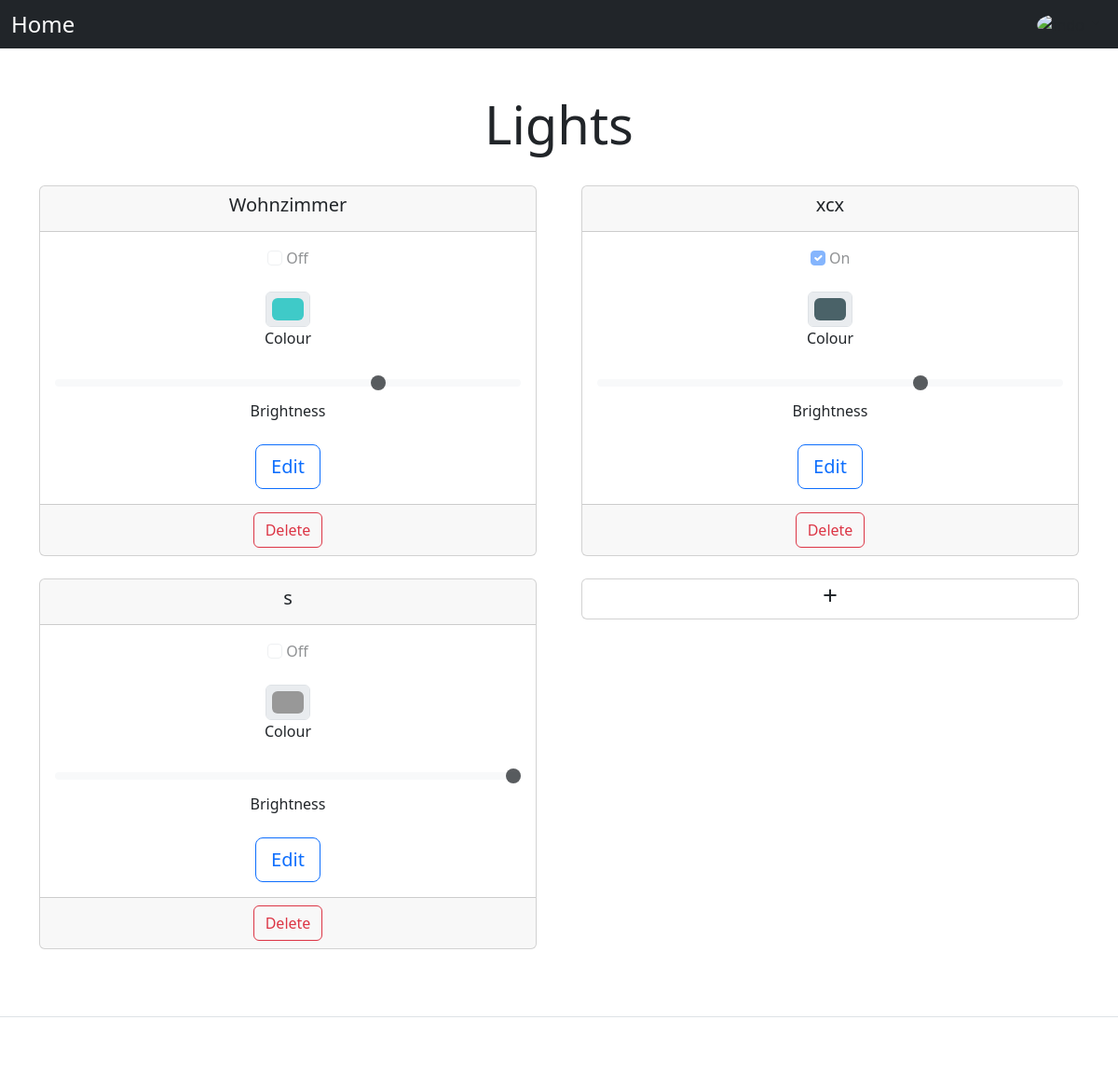
Page / (signed in) on the earlier database version.
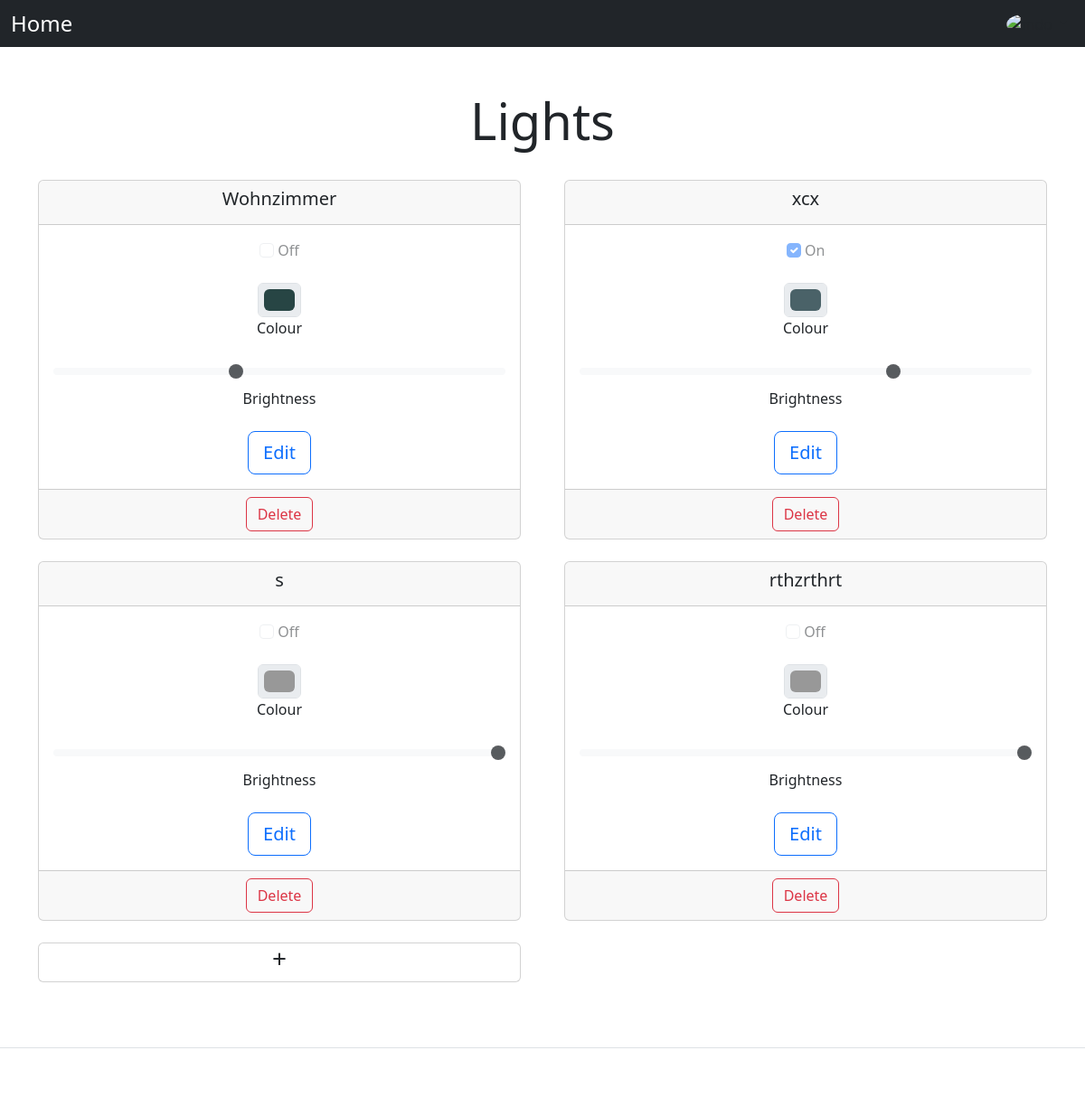
Same page on the later database version.
### lights/models.py (models this page shows)
class Light(models.Model):
    name = models.CharField(max_length=200)
    status = models.BooleanField(default=False)
    colour = models.CharField(max_length=200, default="#989898")
    brightness = models.IntegerField(default=100)

### lights/views.py (the view)
# urls.py: path('', views.index, name='index'),
@login_required
def index(request):
    if request.method == "POST":
        form = AddForm(request.POST)
        if form.is_valid():
            light = form.save(commit=False)
            light.save()
        return redirect("index")
    else:
        light_list = Light.objects.all()
        context = {"latest_light_list": light_list}
        return render(request, "lights/index.html", context)

### lights/templates/lights/index.html (shortened to what this page needs)
{% include "header.html" %}
<div class="px-3 py-3 pt-md-5 pb-md-4 mx-auto text-center">
    <h1 class="display-4">Lights</h1>
</div>
<div class="container text-center">
    <div class="row row-cols-2 gx-5">
        {% for light in latest_light_list %}
            <div class="col">
                <div class="card mb-4">
                    <div class="card-header">
                        <h5 class="card-title">{{ light.name }}</h5>
                    </div>
                    <div class="card-body">
                        <div class="mb-4">
                            <input class="form-check-input" type="checkbox" role="switch" id="status_{{ forloop.counter }}"
                                   disabled {% if light.status %} checked{% endif %}>
                            <label class="form-check-label" for="status_{{ forloop.counter }}">{% if light.status %} On {% else %}
                                Off {% endif %}</label>
                        </div>
                        <div class="mb-4">
                            <input type="color" class="form-control form-control-color mx-auto" id="colour_{{ forloop.counter }}"
                                   value="{{ light.colour }}" disabled>
                            <label class="form-check-label" for="colour_{{ forloop.counter }}">Colour</label>
                        </div>
                        <div class="mb-4">
                            <input type="range" class="form-range" min="0" max="100" step="10" id="brightness_{{ forloop.counter }}"
                                   value="{{ light.brightness }}" disabled>
                            <label class="form-check-label" for="brightness_{{ forloop.counter }}">Brightness</label>
                        </div>
                        <a href="{% url 'detailLight' light.id %}" class="btn btn-outline-primary btn-lg btn-block">Edit</a>
                    </div>
                    <div class="card-footer text-muted">
                        <form action="{% url 'deleteLight' light.id %}" method="post">
                            <button type="submit" class="btn mx-auto btn-outline-danger">Delete</button>
                        </form>
                    </div>
                </div>
            </div>
        {% endfor %}
        <div class="col">
            <div class="card mb-4">
                <a href="{% url 'addLight' %}" class="my-auto stretched-link nav-link text-dark"><h3>+</h3></a>
            </div>
        </div>
    </div>
</div>
{% include "footer.html" %}

Differences in the rows shown:
changed Light "Wohnzimmer": colour "#3fcac8" → "#274544"; brightness "70" → "40"
added Light: name "rthzrthrt", shows "Off", colour "#989898", brightness "100"
